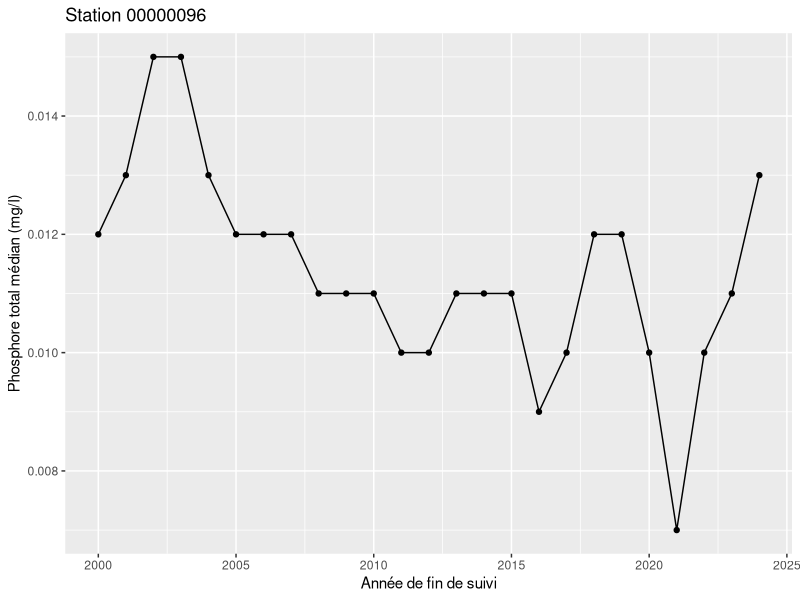

Reproduce this figure in R.
# Laboratoire - Phosphore total par station
# Ouvrir le projet RStudio de l’archive, puis exécuter ce script.
# Source : https://www.donneesquebec.ca/recherche/dataset/suivi-physicochimique-des-rivieres-et-du-fleuve
# Les données de classe sont figées; ce script ne les télécharge pas.

library(dplyr)
library(ggplot2)
library(readr)


stations <- read_csv(
  "data/processed/suivi-rivieres-fleuve/stations_qualite_eau_aires.csv",
  show_col_types = FALSE
)

stations_longues <- stations |>
  filter(!is.na(ptot_med_mgl)) |>
  count(no_bqma, hydronyme, name = "n_annees") |>
  filter(n_annees >= 20) |>
  arrange(desc(n_annees))

station_choisie <- stations_longues$no_bqma[1]

print(stations |>
  filter(no_bqma == station_choisie) |>
  ggplot(aes(x = annee, y = ptot_med_mgl)) +
  geom_line() +
  geom_point() +
  labs(
    x = "Année de fin de suivi",
    y = "Phosphore total médian (mg/l)",
    title = paste("Station", station_choisie)
  ))
